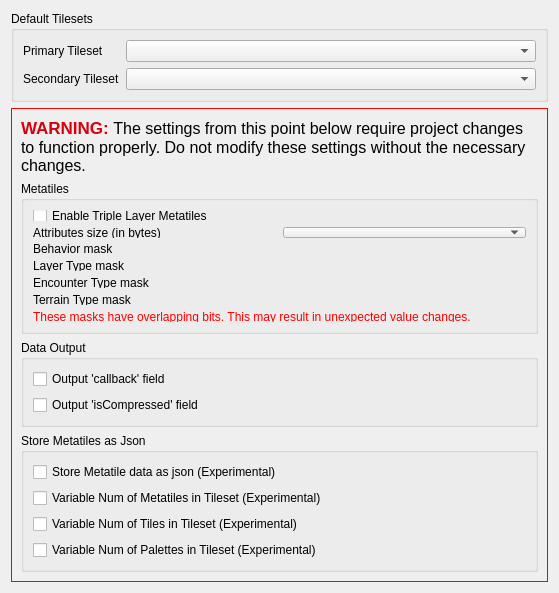
          <widget class="QWidget" name="scrollAreaWidgetContents_TilesetsTab">
           <property name="geometry">
            <rect>
             <x>0</x>
             <y>0</y>
             <width>559</width>
             <height>568</height>
            </rect>
           </property>
           <layout class="QVBoxLayout" name="verticalLayout_12">
            <item>
             <widget class="QGroupBox" name="groupBox_DefaultTilesets">
              <property name="title">
               <string>Default Tilesets</string>
              </property>
              <layout class="QFormLayout" name="formLayout_2">
               <item row="0" column="0">
                <widget class="QLabel" name="label_PrimaryTileset">
                 <property name="text">
                  <string>Primary Tileset</string>
                 </property>
                </widget>
               </item>
               <item row="0" column="1">
                <widget class="NoScrollComboBox" name="comboBox_DefaultPrimaryTileset"/>
               </item>
               <item row="1" column="0">
                <widget class="QLabel" name="label_SecondaryTileset">
                 <property name="text">
                  <string>Secondary Tileset</string>
                 </property>
                </widget>
               </item>
               <item row="1" column="1">
                <widget class="NoScrollComboBox" name="comboBox_DefaultSecondaryTileset"/>
               </item>
              </layout>
             </widget>
            </item>
            <item>
             <widget class="QFrame" name="frame_WarningTilesetsTab">
              <property name="styleSheet">
               <string notr="true">.QFrame { border: 1px solid red; }</string>
              </property>
              <property name="frameShape">
               <enum>QFrame::StyledPanel</enum>
              </property>
              <property name="frameShadow">
               <enum>QFrame::Raised</enum>
              </property>
              <layout class="QVBoxLayout" name="verticalLayout_13">
               <item>
                <widget class="QLabel" name="label_WarningTilesetsTab">
                 <property name="font">
                  <font>
                   <pointsize>12</pointsize>
                   <weight>75</weight>
                   <bold>true</bold>
                  </font>
                 </property>
                 <property name="text">
                  <string>&lt;html&gt;&lt;head/&gt;&lt;body&gt;&lt;p&gt;&lt;span style=&quot; font-size:13pt; color:#d7000c;&quot;&gt;WARNING:  &lt;/span&gt;&lt;span style=&quot; font-weight:400;&quot;&gt;The settings from this point below require project changes to function properly. Do not modify these settings without the necessary changes. &lt;/span&gt;&lt;/p&gt;&lt;/body&gt;&lt;/html&gt;</string>
                 </property>
                 <property name="wordWrap">
                  <bool>true</bool>
                 </property>
                </widget>
               </item>
               <item>
                <widget class="QGroupBox" name="groupBox_Metatiles">
                 <property name="title">
                  <string>Metatiles</string>
                 </property>
                 <layout class="QGridLayout" name="gridLayout_2">
                  <item row="4" column="1">
                   <widget class="UIntHexSpinBox" name="spinBox_LayerTypeMask" native="true">
                    <property name="toolTip">
                     <string>The mask used to read/write Layer Type from the metatile's attributes data. If 0, this attribute is disabled.</string>
                    </property>
                   </widget>
                  </item>
                  <item row="3" column="1">
                   <widget class="UIntHexSpinBox" name="spinBox_BehaviorMask" native="true">
                    <property name="toolTip">
                     <string>The mask used to read/write Metatile Behavior from the metatile's attributes data. If 0, this attribute is disabled.</string>
                    </property>
                   </widget>
                  </item>
                  <item row="2" column="0">
                   <widget class="QLabel" name="label_AttributesSize">
                    <property name="toolTip">
                     <string>The number of bytes used per metatile for metatile attributes</string>
                    </property>
                    <property name="text">
                     <string>Attributes size (in bytes)</string>
                    </property>
                   </widget>
                  </item>
                  <item row="1" column="0">
                   <spacer name="verticalSpacer">
                    <property name="orientation">
                     <enum>Qt::Vertical</enum>
                    </property>
                    <property name="sizeType">
                     <enum>QSizePolicy::Maximum</enum>
                    </property>
                    <property name="sizeHint" stdset="0">
                     <size>
                      <width>20</width>
                      <height>10</height>
                     </size>
                    </property>
                   </spacer>
                  </item>
                  <item row="5" column="0">
                   <widget class="QLabel" name="label_EncounterTypeMask">
                    <property name="text">
                     <string>Encounter Type mask</string>
                    </property>
                   </widget>
                  </item>
                  <item row="0" column="0">
                   <widget class="QCheckBox" name="checkBox_EnableTripleLayerMetatiles">
                    <property name="text">
                     <string>Enable Triple Layer Metatiles</string>
                    </property>
                   </widget>
                  </item>
                  <item row="7" column="1">
                   <widget class="UIntHexSpinBox" name="spinBox_TerrainTypeMask" native="true">
                    <property name="toolTip">
                     <string>The mask used to read/write Terrain Type from the metatile's attributes data. If 0, this attribute is disabled.</string>
                    </property>
                   </widget>
                  </item>
                  <item row="3" column="0">
                   <widget class="QLabel" name="label_BehaviorMask">
                    <property name="text">
                     <string>Behavior mask</string>
                    </property>
                   </widget>
                  </item>
                  <item row="8" column="0" colspan="2">
                   <widget class="QLabel" name="label_OverlapWarningMetatiles">
                    <property name="styleSheet">
                     <string notr="true">color : red;</string>
                    </property>
                    <property name="text">
                     <string>These masks have overlapping bits. This may result in unexpected value changes.</string>
                    </property>
                    <property name="wordWrap">
                     <bool>true</bool>
                    </property>
                   </widget>
                  </item>
                  <item row="5" column="1">
                   <widget class="UIntHexSpinBox" name="spinBox_EncounterTypeMask" native="true">
                    <property name="toolTip">
                     <string>The mask used to read/write Encounter Type from the metatile's attributes data. If 0, this attribute is disabled.</string>
                    </property>
                   </widget>
                  </item>
                  <item row="4" column="0">
                   <widget class="QLabel" name="label_LayerTypeMask">
                    <property name="text">
                     <string>Layer Type mask</string>
                    </property>
                   </widget>
                  </item>
                  <item row="2" column="1">
                   <widget class="NoScrollComboBox" name="comboBox_AttributesSize">
                    <property name="editable">
                     <bool>false</bool>
                    </property>
                   </widget>
                  </item>
                  <item row="7" column="0">
                   <widget class="QLabel" name="label_TerrainTypeMask">
                    <property name="text">
                     <string>Terrain Type mask</string>
                    </property>
                   </widget>
                  </item>
                  <item row="9" column="0">
                   <spacer name="verticalSpacer_6">
                    <property name="orientation">
                     <enum>Qt::Vertical</enum>
                    </property>
                    <property name="sizeType">
                     <enum>QSizePolicy::MinimumExpanding</enum>
                    </property>
                    <property name="sizeHint" stdset="0">
                     <size>
                      <width>20</width>
                      <height>1</height>
                     </size>
                    </property>
                   </spacer>
                  </item>
                 </layout>
                </widget>
               </item>
               <item>
                <widget class="QGroupBox" name="groupBox_DataOutput">
                 <property name="title">
                  <string>Data Output</string>
                 </property>
                 <layout class="QVBoxLayout" name="verticalLayout_14">
                  <item>
                   <widget class="QCheckBox" name="checkBox_OutputCallback">
                    <property name="toolTip">
                     <string>Whether the C data outputted for new tilesets will include the &quot;callback&quot; field</string>
                    </property>
                    <property name="text">
                     <string>Output 'callback' field</string>
                    </property>
                   </widget>
                  </item>
                  <item>
                   <widget class="QCheckBox" name="checkBox_OutputIsCompressed">
                    <property name="toolTip">
                     <string>Whether the C data outputted for new tilesets will include the &quot;isCompressed&quot; field</string>
                    </property>
                    <property name="text">
                     <string>Output 'isCompressed' field</string>
                    </property>
                   </widget>
                  </item>
                 </layout>
                </widget>
               </item>
               <item>
                <widget class="QGroupBox" name="groupBox_TilesetMetatileJsonOptions">
                 <property name="title">
                  <string>Store Metatiles as Json</string>
                 </property>
                 <layout class="QVBoxLayout" name="verticalLayout_14">
                  <item>
                   <widget class="QCheckBox" name="checkBox_TilesetStoreMetatileDataAsJson">
                    <property name="toolTip">
                     <string>Whether to save and load metatiles using json instead of binary format</string>
                    </property>
                    <property name="text">
                     <string>Store Metatile data as json (Experimental)</string>
                    </property>
                   </widget>
                  </item>
                  <item>
                   <widget class="QCheckBox" name="checkBox_TilesetVariableNumMetatiles">
                    <property name="toolTip">
                     <string>Enables the functionality to have tilesets of varying num of metatiles for primary and secondary tilesets. Requires store Metatile data as json to be enabled!</string>
                    </property>
                    <property name="text">
                     <string>Variable Num of Metatiles in Tileset (Experimental)</string>
                    </property>
                   </widget>
                  </item>
                  <item>
                   <widget class="QCheckBox" name="checkBox_TilesetVariableNumTiles">
                    <property name="toolTip">
                     <string>Enables the functionality to have tilesets of varying number of tiles for primary and secondary tilesets. Requires store Metatile data as json to be enabled!</string>
                    </property>
                    <property name="text">
                     <string>Variable Num of Tiles in Tileset (Experimental)</string>
                    </property>
                   </widget>
                  </item>
                  <item>
                   <widget class="QCheckBox" name="checkBox_TilesetVariableNumPalettes">
                    <property name="toolTip">
                     <string>Enables the functionality to have tilesets of varying number of palettes for primary and secondary tilesets. Requires store Metatile data as json to be enabled!</string>
                    </property>
                    <property name="text">
                     <string>Variable Num of Palettes in Tileset (Experimental)</string>
                    </property>
                   </widget>
                  </item>
                 </layout>
                </widget>
               </item>
              </layout>
             </widget>
            </item>
            <item>
             <spacer name="verticalSpacer_2">
              <property name="orientation">
               <enum>Qt::Vertical</enum>
              </property>
              <property name="sizeHint" stdset="0">
               <size>
                <width>20</width>
                <height>1</height>
               </size>
              </property>
             </spacer>
            </item>
           </layout>
          </widget>
